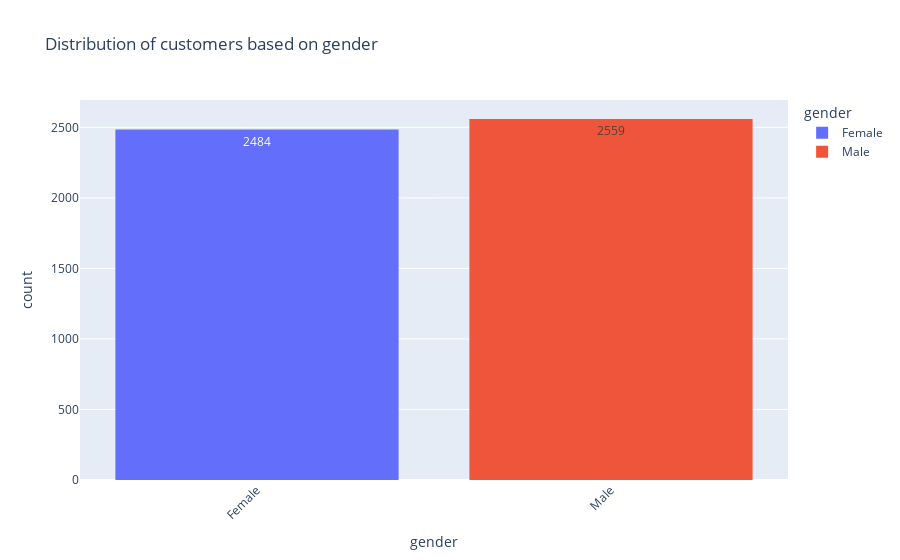
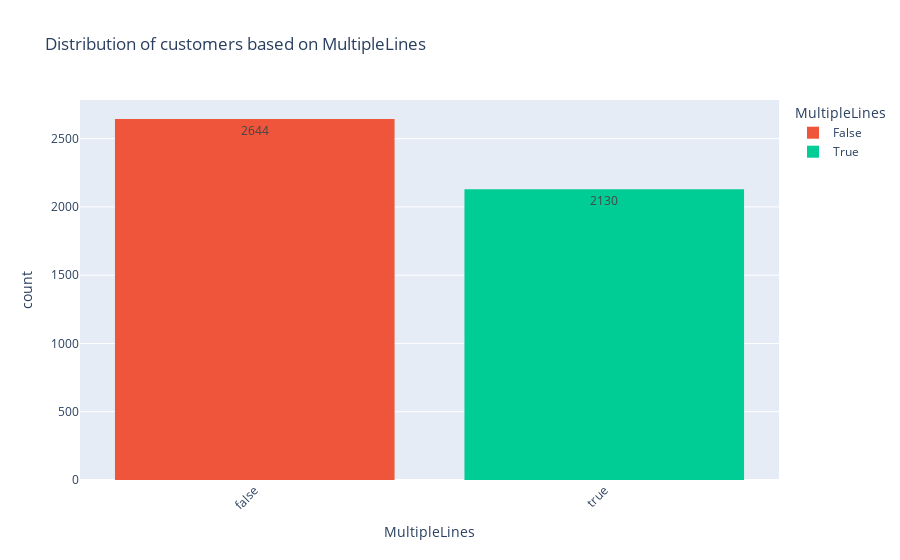
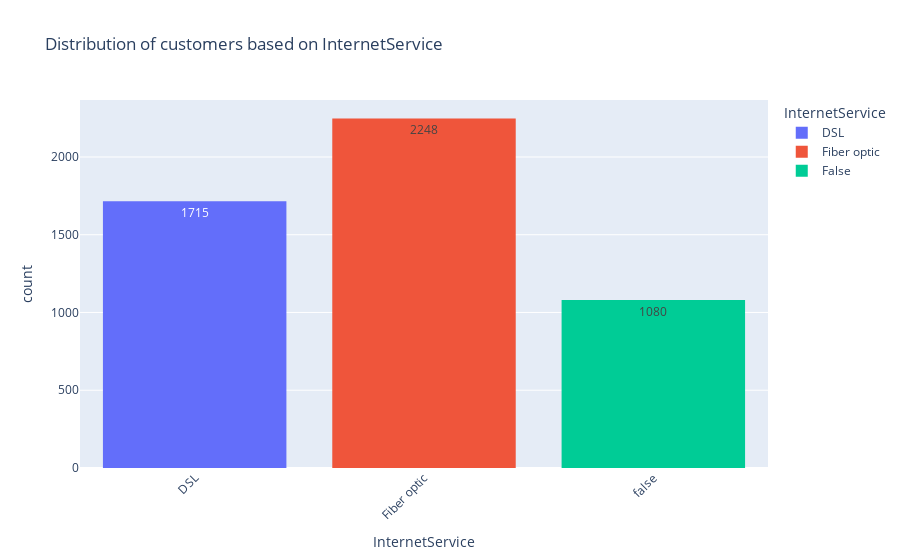
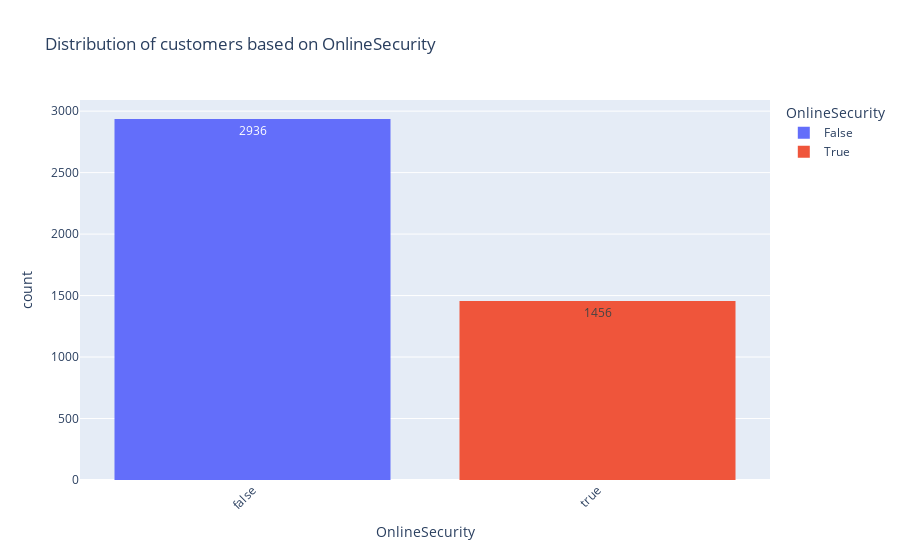

Notebook cell for these charts, in order:
### Code cell
# Visualize the distribution of categorical columns
categoricals = [column for column in com_df.columns if com_df[column].dtype == "O"]
for column in categoricals:
        if column not in ['customerID']:
                fig = px.histogram(com_df, x = com_df[column], text_auto = True,color = column,
                               title = f"Distribution of customers based on {column}")
                fig.update_layout(uniformtext_minsize = 8, uniformtext_mode = 'hide', xaxis_tickangle = -45)
                fig.show()

### Figure 1 — Plotly figure (JSON) as saved in the notebook; plotly's stock layout.template omitted (floating-point values rounded to 4 significant figures; data arrays with more than 128 entries replaced by an {"elided": "..."} marker saying what was removed)
{"data": [{"alignmentgroup": "True", "bingroup": "x", "hovertemplate": "gender=%{x}<br>count=%{y}<extra></extra>", "legendgroup": "Female", "marker": {"color": "#636efa", "pattern": {"shape": ""}}, "name": "Female", "offsetgroup": "Female", "orientation": "v", "showlegend": true, "texttemplate": "%{value}", "type": "histogram", "x": {"elided": "2484 str values"}, "xaxis": "x", "yaxis": "y"}, {"alignmentgroup": "True", "bingroup": "x", "hovertemplate": "gender=%{x}<br>count=%{y}<extra></extra>", "legendgroup": "Male", "marker": {"color": "#EF553B", "pattern": {"shape": ""}}, "name": "Male", "offsetgroup": "Male", "orientation": "v", "showlegend": true, "texttemplate": "%{value}", "type": "histogram", "x": {"elided": "2559 str values"}, "xaxis": "x", "yaxis": "y"}], "layout": {"barmode": "relative", "legend": {"title": {"text": "gender"}, "tracegroupgap": 0}, "title": {"text": "Distribution of customers based on gender"}, "uniformtext": {"minsize": 8, "mode": "hide"}, "xaxis": {"anchor": "y", "categoryarray": ["Female", "Male"], "categoryorder": "array", "domain": [0, 1], "tickangle": -45, "title": {"text": "gender"}}, "yaxis": {"anchor": "x", "domain": [0, 1], "title": {"text": "count"}}}}

### Figure 2 — Plotly figure (JSON) as saved in the notebook; plotly's stock layout.template omitted (floating-point values rounded to 4 significant figures; data arrays with more than 128 entries replaced by an {"elided": "..."} marker saying what was removed)
{"data": [{"alignmentgroup": "True", "bingroup": "x", "hovertemplate": "MultipleLines=%{x}<br>count=%{y}<extra></extra>", "legendgroup": "False", "marker": {"color": "#EF553B", "pattern": {"shape": ""}}, "name": "False", "offsetgroup": "False", "orientation": "v", "showlegend": true, "texttemplate": "%{value}", "type": "histogram", "x": {"elided": "2644 bool values"}, "xaxis": "x", "yaxis": "y"}, {"alignmentgroup": "True", "bingroup": "x", "hovertemplate": "MultipleLines=%{x}<br>count=%{y}<extra></extra>", "legendgroup": "True", "marker": {"color": "#00cc96", "pattern": {"shape": ""}}, "name": "True", "offsetgroup": "True", "orientation": "v", "showlegend": true, "texttemplate": "%{value}", "type": "histogram", "x": {"elided": "2130 bool values"}, "xaxis": "x", "yaxis": "y"}], "layout": {"barmode": "relative", "legend": {"title": {"text": "MultipleLines"}, "tracegroupgap": 0}, "title": {"text": "Distribution of customers based on MultipleLines"}, "uniformtext": {"minsize": 8, "mode": "hide"}, "xaxis": {"anchor": "y", "categoryarray": [null, false, true], "categoryorder": "array", "domain": [0, 1], "tickangle": -45, "title": {"text": "MultipleLines"}}, "yaxis": {"anchor": "x", "domain": [0, 1], "title": {"text": "count"}}}}

### Figure 3 — Plotly figure (JSON) as saved in the notebook; plotly's stock layout.template omitted (floating-point values rounded to 4 significant figures; data arrays with more than 128 entries replaced by an {"elided": "..."} marker saying what was removed)
{"data": [{"alignmentgroup": "True", "bingroup": "x", "hovertemplate": "InternetService=%{x}<br>count=%{y}<extra></extra>", "legendgroup": "DSL", "marker": {"color": "#636efa", "pattern": {"shape": ""}}, "name": "DSL", "offsetgroup": "DSL", "orientation": "v", "showlegend": true, "texttemplate": "%{value}", "type": "histogram", "x": {"elided": "1715 str values"}, "xaxis": "x", "yaxis": "y"}, {"alignmentgroup": "True", "bingroup": "x", "hovertemplate": "InternetService=%{x}<br>count=%{y}<extra></extra>", "legendgroup": "Fiber optic", "marker": {"color": "#EF553B", "pattern": {"shape": ""}}, "name": "Fiber optic", "offsetgroup": "Fiber optic", "orientation": "v", "showlegend": true, "texttemplate": "%{value}", "type": "histogram", "x": {"elided": "2248 str values"}, "xaxis": "x", "yaxis": "y"}, {"alignmentgroup": "True", "bingroup": "x", "hovertemplate": "InternetService=%{x}<br>count=%{y}<extra></extra>", "legendgroup": "False", "marker": {"color": "#00cc96", "pattern": {"shape": ""}}, "name": "False", "offsetgroup": "False", "orientation": "v", "showlegend": true, "texttemplate": "%{value}", "type": "histogram", "x": {"elided": "1080 bool values"}, "xaxis": "x", "yaxis": "y"}], "layout": {"barmode": "relative", "legend": {"title": {"text": "InternetService"}, "tracegroupgap": 0}, "title": {"text": "Distribution of customers based on InternetService"}, "uniformtext": {"minsize": 8, "mode": "hide"}, "xaxis": {"anchor": "y", "categoryarray": ["DSL", "Fiber optic", false], "categoryorder": "array", "domain": [0, 1], "tickangle": -45, "title": {"text": "InternetService"}}, "yaxis": {"anchor": "x", "domain": [0, 1], "title": {"text": "count"}}}}

### Figure 4 — Plotly figure (JSON) as saved in the notebook; plotly's stock layout.template omitted (floating-point values rounded to 4 significant figures; data arrays with more than 128 entries replaced by an {"elided": "..."} marker saying what was removed)
{"data": [{"alignmentgroup": "True", "bingroup": "x", "hovertemplate": "OnlineSecurity=%{x}<br>count=%{y}<extra></extra>", "legendgroup": "False", "marker": {"color": "#636efa", "pattern": {"shape": ""}}, "name": "False", "offsetgroup": "False", "orientation": "v", "showlegend": true, "texttemplate": "%{value}", "type": "histogram", "x": {"elided": "2936 bool values"}, "xaxis": "x", "yaxis": "y"}, {"alignmentgroup": "True", "bingroup": "x", "hovertemplate": "OnlineSecurity=%{x}<br>count=%{y}<extra></extra>", "legendgroup": "True", "marker": {"color": "#EF553B", "pattern": {"shape": ""}}, "name": "True", "offsetgroup": "True", "orientation": "v", "showlegend": true, "texttemplate": "%{value}", "type": "histogram", "x": {"elided": "1456 bool values"}, "xaxis": "x", "yaxis": "y"}], "layout": {"barmode": "relative", "legend": {"title": {"text": "OnlineSecurity"}, "tracegroupgap": 0}, "title": {"text": "Distribution of customers based on OnlineSecurity"}, "uniformtext": {"minsize": 8, "mode": "hide"}, "xaxis": {"anchor": "y", "categoryarray": [false, true, null], "categoryorder": "array", "domain": [0, 1], "tickangle": -45, "title": {"text": "OnlineSecurity"}}, "yaxis": {"anchor": "x", "domain": [0, 1], "title": {"text": "count"}}}}
